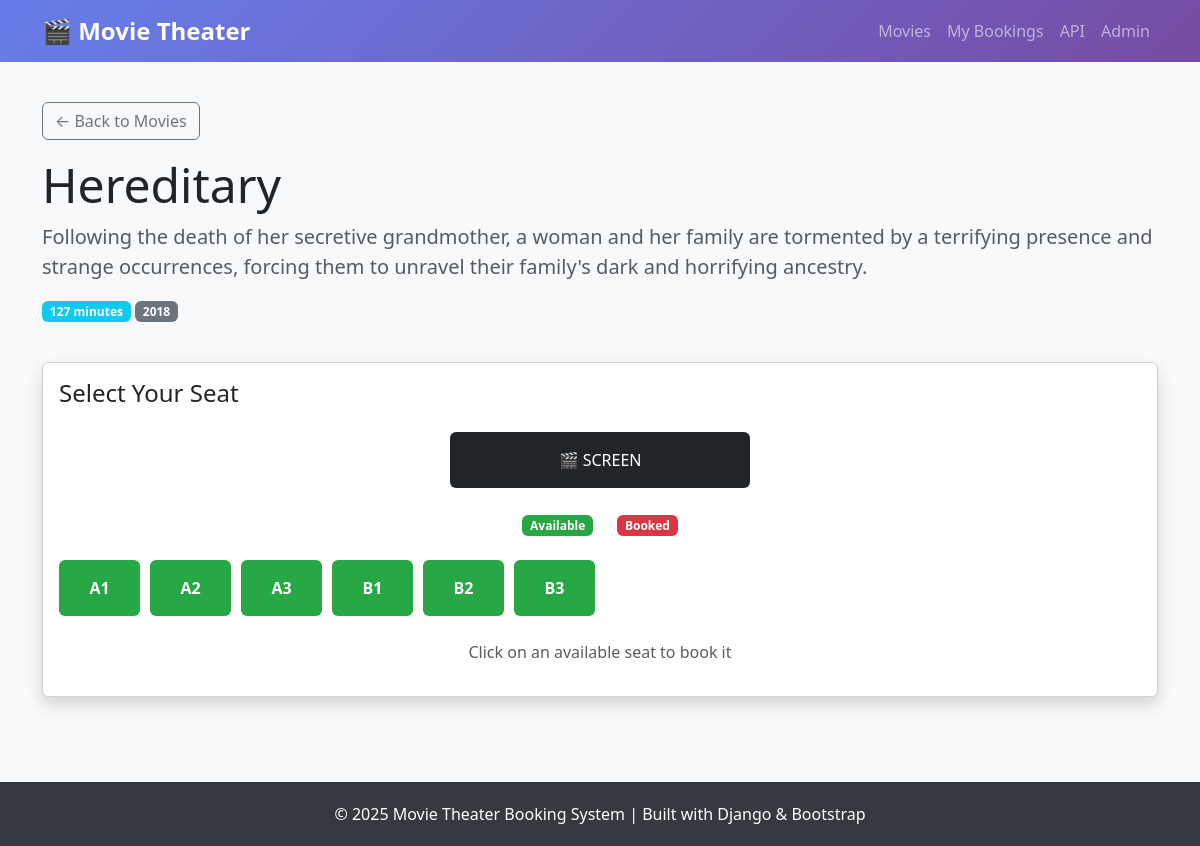
The app's page /book/5/ with its own data.
### bookings/models.py (models this page shows, shortened)
class Movie(models.Model):
    title = models.CharField(max_length=200)
    description = models.TextField()
    release_date = models.DateField()
    duration = models.IntegerField(help_text="Duration in minutes")
    class Meta:
        ordering = ['release_date']

class Seat(models.Model):
    SEAT_STATUS_CHOICES = [
        ('available', 'Available'),
        ('booked', 'Booked'),
    ]
    seat_number = models.CharField(max_length=10)
    status = models.CharField(
        max_length=20,
        choices=SEAT_STATUS_CHOICES,
        default='available'
    )
    movie = models.ForeignKey(
        Movie,
        on_delete=models.CASCADE,
        related_name='seats',
        null=True,
        blank=True
    )
    class Meta:
        ordering = ['seat_number']
        unique_together = ['seat_number', 'movie']  # Unique per movie

### bookings/views.py (the view, shortened to what this page needs)
# urls.py: path('book/<int:movie_id>/', views.seat_booking, name='book_seat'),
def seat_booking(request, movie_id):
    movie = get_object_or_404(Movie, id=movie_id)
    seats = Seat.objects.filter(movie=movie) | Seat.objects.filter(movie__isnull=True)
    return render(request, 'bookings/seat_booking.html', {
        'movie': movie,
        'seats': seats
    })

### bookings/templates/bookings/seat_booking.html (shortened to what this page needs)
{% extends 'bookings/base.html' %}
{% block content %}
<div class="row mb-4">
    <div class="col-12">
        <a href="{% url 'movie_list' %}" class="btn btn-outline-secondary mb-3">
            ← Back to Movies
        </a>
        <h1 class="display-5">{{ movie.title }}</h1>
        <p class="lead text-muted">{{ movie.description }}</p>
        <div class="mb-3">
            <span class="badge bg-info">{{ movie.duration }} minutes</span>
            <span class="badge bg-secondary">{{ movie.release_date|date:"Y" }}</span>
        </div>
    </div>
</div>
<div class="row">
    <div class="col-12">
        <div class="card shadow">
            <div class="card-body">
                <h4 class="card-title mb-4">Select Your Seat</h4>
                <div class="text-center mb-4">
                    <div class="p-3 bg-dark text-white rounded" style="max-width: 300px; margin: 0 auto;">
                        🎬 SCREEN
                    </div>
                </div>
                <div class="d-flex justify-content-center gap-4 mb-4">
                    <span><span class="badge seat-available">Available</span></span>
                    <span><span class="badge seat-booked">Booked</span></span>
                </div>
                {% if seats %}
                <form method="POST">
                    <div class="seat-grid">
                        {% for seat in seats %}
                            {% if seat.status == 'available' %}
                                <button type="submit" name="seat_id" value="{{ seat.id }}"
                                        class="btn seat-btn seat-available">
                                    {{ seat.seat_number }}
                                </button>
                            {% else %}
                                <button type="button" class="btn seat-btn seat-booked" disabled>
                                    {{ seat.seat_number }}
                                </button>
                            {% endif %}
                        {% endfor %}
                    </div>
                    <div class="text-center mt-4">
                        <p class="text-muted">Click on an available seat to book it</p>
                    </div>
                </form>
                {% else %}
                <div class="alert alert-warning text-center">
                    <h5>No Seats Available</h5>
                    <p class="mb-0">All seats for this movie are currently booked or no seats have been added yet.</p>
                </div>
                {% endif %}
            </div>
        </div>
    </div>
</div>
{% endblock %}

### bookings/templates/bookings/base.html (style rules this page uses)
body { background-color: #f8f9fa; }
.seat-grid { display: grid; grid-template-columns: repeat(auto-fill, minmax(80px, 1fr)); gap: 10px; margin-top: 20px; }
.seat-btn { padding: 15px; font-weight: bold; }
.seat-available { background-color: #28a745; color: white; }
.seat-booked { background-color: #dc3545; color: white; cursor: not-allowed; }

### records on screen
Movie: title "Hereditary", description "Following the death of her secretive grandmother, a woman and her family are tormented by a terrifying presence and strange occurrences, forcing them to unravel their family's dark and horrifying ancestry.", duration "127", release_date "2018"
Seat: {{ seat.id }} 25 (drawn), seat_number "A1"
Seat: {{ seat.id }} 26 (drawn), seat_number "A2"
Seat: {{ seat.id }} 27 (drawn), seat_number "A3"
Seat: {{ seat.id }} 28 (drawn), seat_number "B1"
Seat: {{ seat.id }} 29 (drawn), seat_number "B2"
Seat: {{ seat.id }} 30 (drawn), seat_number "B3"
